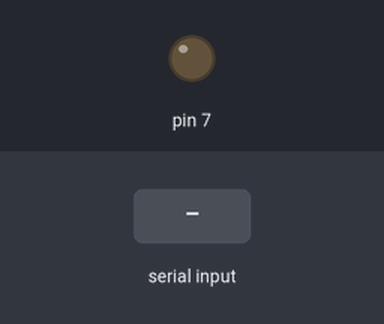
Bench run of a sketch on a simulated Arduino Uno, built with avr-gcc and run on an emulated ATmega328P. Shown: output pins drawn as LEDs (lit = HIGH). The inputs (shaded band) are chosen by the test bench.

Above: at 1.2 s.
1.3 s: "2\n" received over Serial
At 2.1 s:
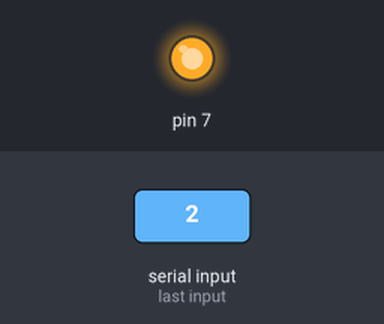
2.8 s: "30,150\n" received over Serial
At 3.4 s:
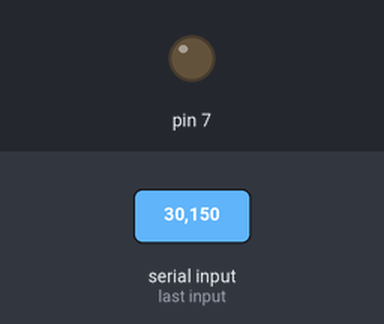
4.3 s: "200\n" received over Serial
At 5.6 s:
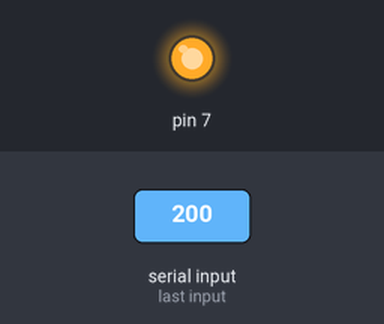
Timing chart, 0 to 7.3 s (numbered marks = the images above; inputs shaded):
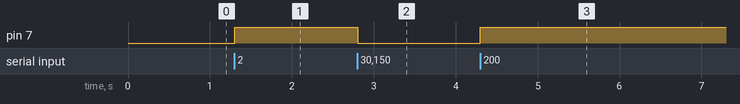

Measured:
- after the input at 1.3 s, pin 7: LOW → HIGH at once
- after the input at 2.8 s, pin 7: HIGH → LOW at once
- after the input at 4.3 s, pin 7: LOW → HIGH at once

The sketch:

distraction_slayer_arduino.ino
```cpp
void setup() {
	Serial.begin(9600);
	Serial.setTimeout(1);
  	pinMode(7, OUTPUT);
}
void loop() {
	while (!Serial.available());
	int x = Serial.readString().toInt();
  	if(x == 2){
		digitalWrite(7, HIGH);
	}
  	else if(x == 1){
		digitalWrite(7, LOW);
	}
}
```
